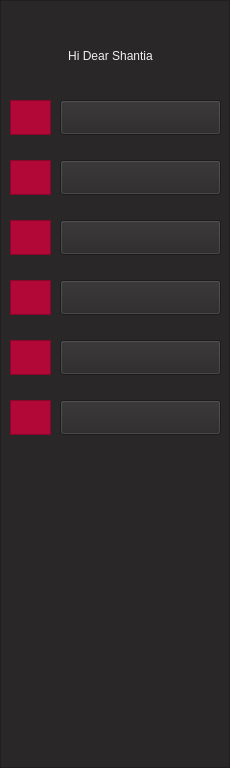
  <widget class="QFrame" name="frame_2">
   <property name="geometry">
    <rect>
     <x>0</x>
     <y>20</y>
     <width>230</width>
     <height>768</height>
    </rect>
   </property>
   <property name="styleSheet">
    <string notr="true">background-color: rgb(41, 39, 40);
border-color: rgb(41, 39, 40);</string>
   </property>
   <property name="frameShape">
    <enum>QFrame::StyledPanel</enum>
   </property>
   <property name="frameShadow">
    <enum>QFrame::Raised</enum>
   </property>
   <widget class="QPushButton" name="pushButton">
    <property name="geometry">
     <rect>
      <x>60</x>
      <y>100</y>
      <width>161</width>
      <height>35</height>
     </rect>
    </property>
    <property name="styleSheet">
     <string notr="true">font: 11pt &quot;Montserrat&quot;;
</string>
    </property>
    <property name="text">
     <string/>
    </property>
   </widget>
   <widget class="QPushButton" name="pushButton_2">
    <property name="geometry">
     <rect>
      <x>60</x>
      <y>160</y>
      <width>161</width>
      <height>35</height>
     </rect>
    </property>
    <property name="styleSheet">
     <string notr="true">font: 11pt &quot;Montserrat&quot;;
</string>
    </property>
    <property name="text">
     <string/>
    </property>
   </widget>
   <widget class="QPushButton" name="pushButton_3">
    <property name="geometry">
     <rect>
      <x>60</x>
      <y>220</y>
      <width>161</width>
      <height>35</height>
     </rect>
    </property>
    <property name="styleSheet">
     <string notr="true">font: 11pt &quot;Montserrat&quot;;
</string>
    </property>
    <property name="text">
     <string/>
    </property>
   </widget>
   <widget class="QPushButton" name="pushButton_4">
    <property name="geometry">
     <rect>
      <x>60</x>
      <y>280</y>
      <width>161</width>
      <height>35</height>
     </rect>
    </property>
    <property name="styleSheet">
     <string notr="true">font: 11pt &quot;Montserrat&quot;;
</string>
    </property>
    <property name="text">
     <string/>
    </property>
   </widget>
   <widget class="QFrame" name="frame_3">
    <property name="geometry">
     <rect>
      <x>10</x>
      <y>100</y>
      <width>41</width>
      <height>35</height>
     </rect>
    </property>
    <property name="styleSheet">
     <string notr="true">background-color: rgb(178, 8, 55);
border-color: rgb(178, 8, 55);</string>
    </property>
    <property name="frameShape">
     <enum>QFrame::StyledPanel</enum>
    </property>
    <property name="frameShadow">
     <enum>QFrame::Raised</enum>
    </property>
    <widget class="QLabel" name="label_25">
     <property name="geometry">
      <rect>
       <x>5</x>
       <y>2</y>
       <width>31</width>
       <height>31</height>
      </rect>
     </property>
     <property name="styleSheet">
      <string notr="true"/>
     </property>
     <property name="text">
      <string/>
     </property>
     <property name="pixmap">
      <pixmap resource="icon.qrc">:/icon/profile.png</pixmap>
     </property>
     <property name="scaledContents">
      <bool>true</bool>
     </property>
    </widget>
   </widget>
   <widget class="QFrame" name="frame_5">
    <property name="geometry">
     <rect>
      <x>10</x>
      <y>160</y>
      <width>41</width>
      <height>35</height>
     </rect>
    </property>
    <property name="cursor">
     <cursorShape>ArrowCursor</cursorShape>
    </property>
    <property name="styleSheet">
     <string notr="true">background-color: rgb(178, 8, 55);
border-color: rgb(178, 8, 55);</string>
    </property>
    <property name="frameShape">
     <enum>QFrame::StyledPanel</enum>
    </property>
    <property name="frameShadow">
     <enum>QFrame::Raised</enum>
    </property>
    <widget class="QLabel" name="label_26">
     <property name="geometry">
      <rect>
       <x>5</x>
       <y>2</y>
       <width>31</width>
       <height>31</height>
      </rect>
     </property>
     <property name="text">
      <string/>
     </property>
     <property name="pixmap">
      <pixmap resource="icon.qrc">:/icon/message.png</pixmap>
     </property>
     <property name="scaledContents">
      <bool>true</bool>
     </property>
    </widget>
   </widget>
   <widget class="QFrame" name="frame_6">
    <property name="geometry">
     <rect>
      <x>10</x>
      <y>220</y>
      <width>41</width>
      <height>35</height>
     </rect>
    </property>
    <property name="styleSheet">
     <string notr="true">background-color: rgb(178, 8, 55);
border-color: rgb(178, 8, 55);</string>
    </property>
    <property name="frameShape">
     <enum>QFrame::StyledPanel</enum>
    </property>
    <property name="frameShadow">
     <enum>QFrame::Raised</enum>
    </property>
    <widget class="QLabel" name="label_11">
     <property name="geometry">
      <rect>
       <x>5</x>
       <y>2</y>
       <width>31</width>
       <height>31</height>
      </rect>
     </property>
     <property name="text">
      <string/>
     </property>
     <property name="pixmap">
      <pixmap resource="icon.qrc">:/icon/schedule.png</pixmap>
     </property>
     <property name="scaledContents">
      <bool>true</bool>
     </property>
    </widget>
   </widget>
   <widget class="QFrame" name="frame_7">
    <property name="geometry">
     <rect>
      <x>10</x>
      <y>280</y>
      <width>41</width>
      <height>35</height>
     </rect>
    </property>
    <property name="styleSheet">
     <string notr="true">background-color: rgb(178, 8, 55);
border-color: rgb(178, 8, 55);</string>
    </property>
    <property name="frameShape">
     <enum>QFrame::StyledPanel</enum>
    </property>
    <property name="frameShadow">
     <enum>QFrame::Raised</enum>
    </property>
    <widget class="QLabel" name="label_7">
     <property name="geometry">
      <rect>
       <x>5</x>
       <y>2</y>
       <width>31</width>
       <height>31</height>
      </rect>
     </property>
     <property name="text">
      <string/>
     </property>
     <property name="pixmap">
      <pixmap resource="term-management-icon.qrc">:/icons/icons8-web-64.png</pixmap>
     </property>
     <property name="scaledContents">
      <bool>true</bool>
     </property>
    </widget>
   </widget>
   <widget class="QLabel" name="label_2">
    <property name="geometry">
     <rect>
      <x>20</x>
      <y>40</y>
      <width>181</width>
      <height>31</height>
     </rect>
    </property>
    <property name="styleSheet">
     <string notr="true">font: 11pt &quot;Montserrat&quot;;
color: rgb(240, 240, 240);</string>
    </property>
    <property name="text">
     <string>Hi Dear Shantia</string>
    </property>
    <property name="alignment">
     <set>Qt::AlignCenter</set>
    </property>
   </widget>
   <widget class="QLabel" name="label_3">
    <property name="geometry">
     <rect>
      <x>110</x>
      <y>100</y>
      <width>71</width>
      <height>30</height>
     </rect>
    </property>
    <property name="autoFillBackground">
     <bool>false</bool>
    </property>
    <property name="styleSheet">
     <string notr="true">font: 11pt &quot;Montserrat&quot;;
color: rgb(240, 240, 240);</string>
    </property>
    <property name="lineWidth">
     <number>0</number>
    </property>
    <property name="text">
     <string>Profile</string>
    </property>
    <property name="alignment">
     <set>Qt::AlignCenter</set>
    </property>
   </widget>
   <widget class="QLabel" name="label_4">
    <property name="geometry">
     <rect>
      <x>90</x>
      <y>160</y>
      <width>111</width>
      <height>30</height>
     </rect>
    </property>
    <property name="styleSheet">
     <string notr="true">font: 11pt &quot;Montserrat&quot;;
color: rgb(240, 240, 240);</string>
    </property>
    <property name="text">
     <string>Messages</string>
    </property>
    <property name="alignment">
     <set>Qt::AlignCenter</set>
    </property>
   </widget>
   <widget class="QLabel" name="label_5">
    <property name="geometry">
     <rect>
      <x>60</x>
      <y>220</y>
      <width>161</width>
      <height>30</height>
     </rect>
    </property>
    <property name="styleSheet">
     <string notr="true">font: 11pt &quot;Montserrat&quot;;
color: rgb(240, 240, 240);</string>
    </property>
    <property name="text">
     <string>Weekly Schedule</string>
    </property>
    <property name="alignment">
     <set>Qt::AlignCenter</set>
    </property>
   </widget>
   <widget class="QFrame" name="frame_20">
    <property name="geometry">
     <rect>
      <x>10</x>
      <y>400</y>
      <width>41</width>
      <height>35</height>
     </rect>
    </property>
    <property name="styleSheet">
     <string notr="true">background-color: rgb(178, 8, 55);
border-color: rgb(178, 8, 55);</string>
    </property>
    <property name="frameShape">
     <enum>QFrame::StyledPanel</enum>
    </property>
    <property name="frameShadow">
     <enum>QFrame::Raised</enum>
    </property>
    <widget class="QLabel" name="label_12">
     <property name="geometry">
      <rect>
       <x>5</x>
       <y>2</y>
       <width>31</width>
       <height>31</height>
      </rect>
     </property>
     <property name="text">
      <string/>
     </property>
     <property name="pixmap">
      <pixmap resource="term-management-icon.qrc">:/icons/icons8-survey-50.png</pixmap>
     </property>
     <property name="scaledContents">
      <bool>true</bool>
     </property>
    </widget>
   </widget>
   <widget class="QPushButton" name="pushButton_7">
    <property name="geometry">
     <rect>
      <x>60</x>
      <y>400</y>
      <width>161</width>
      <height>35</height>
     </rect>
    </property>
    <property name="styleSheet">
     <string notr="true">font: 11pt &quot;Montserrat&quot;;
</string>
    </property>
    <property name="text">
     <string/>
    </property>
   </widget>
   <widget class="QPushButton" name="pushButton_6">
    <property name="geometry">
     <rect>
      <x>60</x>
      <y>340</y>
      <width>161</width>
      <height>35</height>
     </rect>
    </property>
    <property name="styleSheet">
     <string notr="true">font: 11pt &quot;Montserrat&quot;;
</string>
    </property>
    <property name="text">
     <string/>
    </property>
   </widget>
   <widget class="QFrame" name="frame_21">
    <property name="geometry">
     <rect>
      <x>10</x>
      <y>340</y>
      <width>41</width>
      <height>35</height>
     </rect>
    </property>
    <property name="styleSheet">
     <string notr="true">background-color: rgb(178, 8, 55);
border-color: rgb(178, 8, 55);</string>
    </property>
    <property name="frameShape">
     <enum>QFrame::StyledPanel</enum>
    </property>
    <property name="frameShadow">
     <enum>QFrame::Raised</enum>
    </property>
    <widget class="QLabel" name="label_10">
     <property name="geometry">
      <rect>
       <x>5</x>
       <y>2</y>
       <width>31</width>
       <height>31</height>
      </rect>
     </property>
     <property name="text">
      <string/>
     </property>
     <property name="pixmap">
      <pixmap resource="term-management-icon.qrc">:/icons/icons8-view-headline-50.png</pixmap>
     </property>
     <property name="scaledContents">
      <bool>true</bool>
     </property>
    </widget>
   </widget>
   <widget class="QLabel" name="label_6">
    <property name="geometry">
     <rect>
      <x>95</x>
      <y>290</y>
      <width>111</width>
      <height>20</height>
     </rect>
    </property>
    <property name="styleSheet">
     <string notr="true">font: 11pt &quot;Montserrat&quot;;
color: rgb(240, 240, 240);</string>
    </property>
    <property name="text">
     <string>Enrollment</string>
    </property>
   </widget>
   <widget class="QLabel" name="label_13">
    <property name="geometry">
     <rect>
      <x>90</x>
      <y>350</y>
      <width>121</width>
      <height>20</height>
     </rect>
    </property>
    <property name="styleSheet">
     <string notr="true">font: 11pt &quot;Montserrat&quot;;
color: rgb(240, 240, 240);</string>
    </property>
    <property name="text">
     <string>View Scores</string>
    </property>
   </widget>
   <widget class="QLabel" name="label_14">
    <property name="geometry">
     <rect>
      <x>80</x>
      <y>410</y>
      <width>141</width>
      <height>20</height>
     </rect>
    </property>
    <property name="styleSheet">
     <string notr="true">font: 11pt &quot;Montserrat&quot;;
color: rgb(240, 240, 240);</string>
    </property>
    <property name="text">
     <string>Teacher Survey</string>
    </property>
   </widget>
   <zorder>frame_5</zorder>
   <zorder>frame_6</zorder>
   <zorder>frame_7</zorder>
   <zorder>label_2</zorder>
   <zorder>label_3</zorder>
   <zorder>label_4</zorder>
   <zorder>label_5</zorder>
   <zorder>frame_3</zorder>
   <zorder>pushButton</zorder>
   <zorder>pushButton_2</zorder>
   <zorder>pushButton_3</zorder>
   <zorder>frame_20</zorder>
   <zorder>frame_21</zorder>
   <zorder>label_6</zorder>
   <zorder>label_13</zorder>
   <zorder>label_14</zorder>
   <zorder>pushButton_7</zorder>
   <zorder>pushButton_6</zorder>
   <zorder>pushButton_4</zorder>
  </widget>
